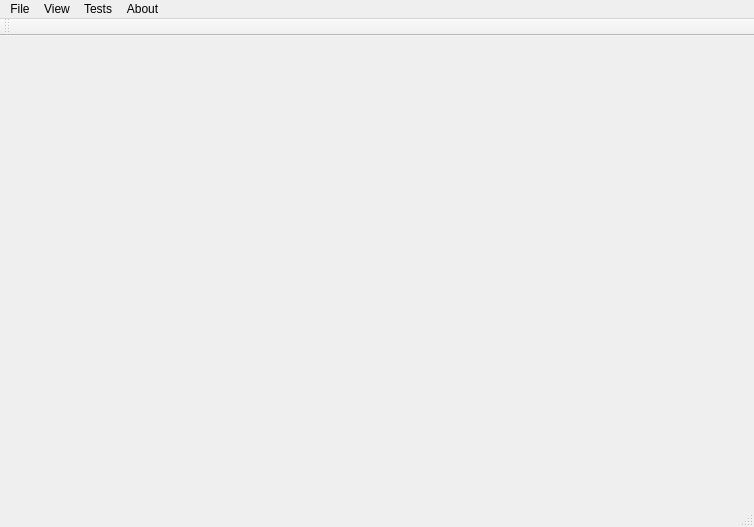
<?xml version="1.0" encoding="UTF-8"?>
<ui version="4.0">
 <class>MainWindow</class>
 <widget class="QMainWindow" name="MainWindow">
  <property name="geometry">
   <rect>
    <x>0</x>
    <y>0</y>
    <width>754</width>
    <height>527</height>
   </rect>
  </property>
  <property name="windowTitle">
   <string>MainWindow</string>
  </property>
  <property name="dockOptions">
   <set>QMainWindow::AllowTabbedDocks</set>
  </property>
  <widget class="QWidget" name="centralWidget"/>
  <widget class="QStatusBar" name="statusBar"/>
  <widget class="QMenuBar" name="menuBar">
   <property name="geometry">
    <rect>
     <x>0</x>
     <y>0</y>
     <width>754</width>
     <height>22</height>
    </rect>
   </property>
   <widget class="QMenu" name="menuFile">
    <property name="title">
     <string>File</string>
    </property>
    <addaction name="actionSaveState"/>
    <addaction name="actionRestoreState"/>
   </widget>
   <widget class="QMenu" name="menuView">
    <property name="title">
     <string>View</string>
    </property>
   </widget>
   <widget class="QMenu" name="menuAbout">
    <property name="title">
     <string>About</string>
    </property>
   </widget>
   <widget class="QMenu" name="menuTests">
    <property name="title">
     <string>Tests</string>
    </property>
   </widget>
   <addaction name="menuFile"/>
   <addaction name="menuView"/>
   <addaction name="menuTests"/>
   <addaction name="menuAbout"/>
  </widget>
  <widget class="QToolBar" name="toolBar">
   <property name="windowTitle">
    <string>toolBar</string>
   </property>
   <attribute name="toolBarArea">
    <enum>TopToolBarArea</enum>
   </attribute>
   <attribute name="toolBarBreak">
    <bool>false</bool>
   </attribute>
  </widget>
  <action name="actionExit">
   <property name="text">
    <string>Exit</string>
   </property>
  </action>
  <action name="actionSaveState">
   <property name="text">
    <string>Save State</string>
   </property>
  </action>
  <action name="actionRestoreState">
   <property name="text">
    <string>Restore State</string>
   </property>
  </action>
 </widget>
 <layoutdefault spacing="6" margin="11"/>
 <resources/>
 <connections/>
</ui>
